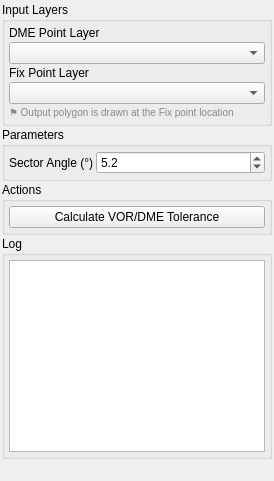
<?xml version="1.0" encoding="UTF-8"?>
<ui version="4.0">
 <class>QPANSOPYVORDMEToleranceDockWidget</class>
 <widget class="QDockWidget" name="QPANSOPYVORDMEToleranceDockWidget">
  <property name="minimumSize">
   <size>
    <width>250</width>
    <height>200</height>
   </size>
  </property>
  <property name="maximumSize">
   <size>
    <width>16777215</width>
    <height>16777215</height>
   </size>
  </property>
  <widget class="QWidget" name="dockWidgetContents">
   <layout class="QVBoxLayout" name="verticalLayout">
    <property name="spacing">
     <number>1</number>
    </property>
    <property name="margin">
     <number>2</number>
    </property>
    <item>
     <widget class="QGroupBox" name="inputGroup">
      <property name="sizePolicy">
       <sizepolicy hsizetype="Preferred" vsizetype="Fixed">
        <horstretch>0</horstretch>
        <verstretch>0</verstretch>
       </sizepolicy>
      </property>
      <property name="title">
       <string>Input Layers</string>
      </property>
      <layout class="QVBoxLayout" name="inputLayout">
       <property name="spacing">
        <number>2</number>
       </property>
       <property name="margin">
        <number>4</number>
       </property>
       <item>
        <widget class="QLabel" name="pointLayerLabel">
         <property name="text">
          <string>DME Point Layer</string>
         </property>
        </widget>
       </item>
       <item>
        <widget class="QgsMapLayerComboBox" name="pointLayerComboBox">
         <property name="sizePolicy">
          <sizepolicy hsizetype="Expanding" vsizetype="Fixed">
           <horstretch>0</horstretch>
           <verstretch>0</verstretch>
          </sizepolicy>
         </property>
        </widget>
       </item>
       <item>
        <widget class="QLabel" name="fixLayerLabel">
         <property name="text">
          <string>Fix Point Layer</string>
         </property>
        </widget>
       </item>
       <item>
        <widget class="QgsMapLayerComboBox" name="fixLayerComboBox">
         <property name="sizePolicy">
          <sizepolicy hsizetype="Expanding" vsizetype="Fixed">
           <horstretch>0</horstretch>
           <verstretch>0</verstretch>
          </sizepolicy>
         </property>
        </widget>
       </item>
       <item>
        <widget class="QLabel" name="fixLayerHintLabel">
         <property name="text">
          <string>⚑ Output polygon is drawn at the Fix point location</string>
         </property>
         <property name="wordWrap">
          <bool>true</bool>
         </property>
         <property name="styleSheet">
          <string>color: #888888; font-size: 10px;</string>
         </property>
        </widget>
       </item>
      </layout>
     </widget>
    </item>
    <item>
     <widget class="QGroupBox" name="paramsGroup">
      <property name="sizePolicy">
       <sizepolicy hsizetype="Preferred" vsizetype="Fixed">
        <horstretch>0</horstretch>
        <verstretch>0</verstretch>
       </sizepolicy>
      </property>
      <property name="title">
       <string>Parameters</string>
      </property>
      <layout class="QFormLayout" name="paramsLayout">
       <property name="spacing">
        <number>2</number>
       </property>
       <property name="margin">
        <number>4</number>
       </property>
       <item row="0" column="0">
        <widget class="QLabel" name="rotateLabel">
         <property name="text">
          <string>Sector Angle (°)</string>
         </property>
        </widget>
       </item>
       <item row="0" column="1">
        <widget class="QDoubleSpinBox" name="rotateDoubleSpinBox">
         <property name="minimum">
          <double>1.000000000000000</double>
         </property>
         <property name="maximum">
          <double>15.000000000000000</double>
         </property>
         <property name="singleStep">
          <double>0.100000000000000</double>
         </property>
         <property name="value">
          <double>5.200000000000000</double>
         </property>
         <property name="decimals">
          <number>1</number>
         </property>
        </widget>
       </item>
      </layout>
     </widget>
    </item>
    <item>
     <widget class="QGroupBox" name="actionGroup">
      <property name="sizePolicy">
       <sizepolicy hsizetype="Preferred" vsizetype="Fixed">
        <horstretch>0</horstretch>
        <verstretch>0</verstretch>
       </sizepolicy>
      </property>
      <property name="title">
       <string>Actions</string>
      </property>
      <layout class="QVBoxLayout" name="actionLayout">
       <property name="spacing">
        <number>2</number>
       </property>
       <property name="margin">
        <number>4</number>
       </property>
       <item>
        <widget class="QPushButton" name="calculateButton">
         <property name="text">
          <string>Calculate VOR/DME Tolerance</string>
         </property>
        </widget>
       </item>
      </layout>
     </widget>
    </item>
    <item>
     <widget class="QGroupBox" name="logGroup">
      <property name="sizePolicy">
       <sizepolicy hsizetype="Preferred" vsizetype="Preferred">
        <horstretch>0</horstretch>
        <verstretch>0</verstretch>
       </sizepolicy>
      </property>
      <property name="title">
       <string>Log</string>
      </property>
      <layout class="QVBoxLayout" name="logLayout">
       <property name="spacing">
        <number>2</number>
       </property>
       <property name="margin">
        <number>4</number>
       </property>
       <item>
        <widget class="QTextEdit" name="logTextEdit">
         <property name="sizePolicy">
          <sizepolicy hsizetype="Expanding" vsizetype="Expanding">
           <horstretch>0</horstretch>
           <verstretch>1</verstretch>
          </sizepolicy>
         </property>
         <property name="minimumHeight">
          <number>100</number>
         </property>
         <property name="readOnly">
          <bool>true</bool>
         </property>
        </widget>
       </item>
      </layout>
     </widget>
    </item>
    <item>
     <spacer name="verticalSpacer">
      <property name="orientation">
       <enum>Qt::Vertical</enum>
      </property>
      <property name="sizeHint" stdset="0">
       <size>
        <width>20</width>
        <height>20</height>
       </size>
      </property>
     </spacer>
    </item>
   </layout>
  </widget>
 </widget>
 <customwidgets>
  <customwidget>
   <class>QgsMapLayerComboBox</class>
   <extends>QComboBox</extends>
   <header>qgsmaplayercombobox.h</header>
  </customwidget>
 </customwidgets>
 <resources/>
 <connections/>
</ui>
